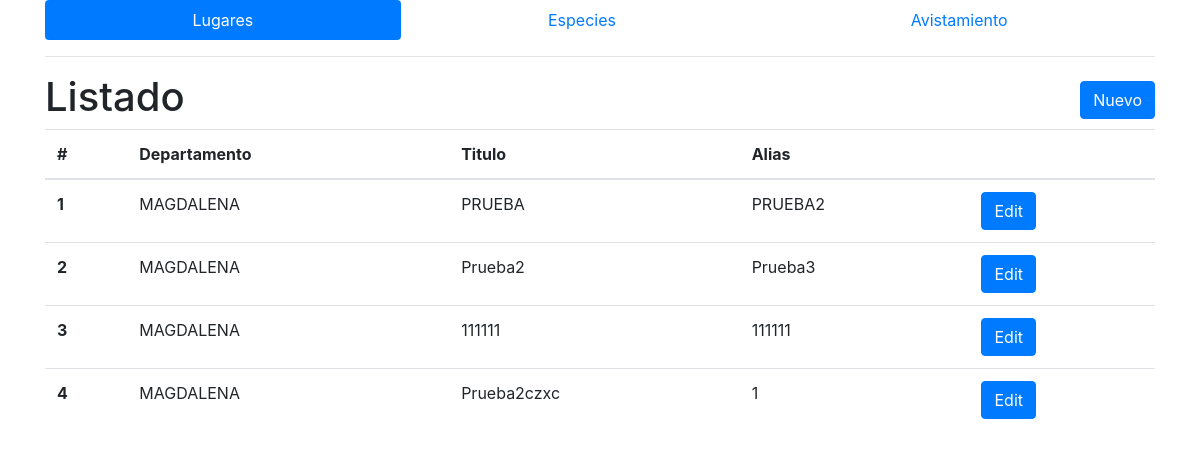
The page / on the database its author committed.
### geo/models.py (models this page shows, shortened)
@python_2_unicode_compatible
class Lugares(models.Model):
    lugarTITULO = models.CharField('Codigo',max_length=250)
    lugarALIAS = models.CharField('Nombre',max_length=250)
    departamentoID = models.ForeignKey(Departamentos, verbose_name='Departamento')
    class Meta:
        verbose_name = 'Lugar'
        verbose_name_plural = 'Lugares'

@python_2_unicode_compatible
class Departamentos(models.Model):
    departamentoCODIGO = models.CharField('Codigo',max_length=250)
    departamentoNOMBRE = models.CharField('Nombre',max_length=250)
    paisID = models.ForeignKey(Paises, verbose_name='Pais')
    def __str__(self):
        return self.departamentoNOMBRE
    class Meta:
        verbose_name = 'Departamento'
        verbose_name_plural = 'Departamentos'

### geo/views.py (the view)
# urls.py: url(r'^$', LugaresList.as_view(), name='LugaresList'),
class LugaresList(ListView):
    model = Lugares
    context_object_name = 'lugares'
    template_name = 'lugares/lugares_list.html'

### template/lugares/lugares_list.html (shortened to what this page needs)
{% extends "index.html" %}
{% load static from staticfiles %}
{% block contect %}
    <hr>
    <h1>Listado
        <div class="float-right">
            <a type="button" class="btn btn-primary" href="{% url 'Lugares:LugaresAdd' %}" >Nuevo</a>
        </div>
    </h1>
    <table class="table">
          <thead>
            <tr>
              <th scope="col">#</th>
              <th scope="col">Departamento</th>
              <th scope="col">Titulo</th>
              <th scope="col">Alias</th>
              <th scope="col"></th>
            </tr>
          </thead>
          <tbody>
            {%for lugar in lugares %}
            <tr>
              <th scope="row">{{ lugar.id }}</th>
              <td>{{ lugar.departamentoID }}</td>
              <td>{{ lugar.lugarTITULO }}</td>
              <td>{{ lugar.lugarALIAS }}</td>
              <th><a type="button" class="btn btn-primary"href="{% url 'Lugares:LugaresEdit' lugar.pk %}" >Edit</a></th>
            </tr>
            {% endfor%}
          </tbody>
        </table>
{% endblock %}

### template/index.html (shortened to what this page needs)
<!DOCTYPE html>
<html lang="es">
    <head>
        {% load static from staticfiles %}
        <link rel="stylesheet" href="https://stackpath.bootstrapcdn.com/bootstrap/4.3.1/css/bootstrap.min.css">
    </head>
    <body>
        <div class="container">
            <header>
                <nav class="nav nav-pills flex-column flex-sm-row">
                  <a class="flex-sm-fill text-sm-center nav-link menu" id="lugares" href="{% url 'Lugares:LugaresList' %}">Lugares</a>
                  <a class="flex-sm-fill text-sm-center nav-link menu" id="especies" href="{% url 'Especies:EspeciesList' %}">Especies</a>
                  <a class="flex-sm-fill text-sm-center nav-link menu" id="avistamientos" href="{% url 'Avistamientos:AvistamientosList' %}">Avistamiento</a>
                </nav>
            </header>
            <div class="wrapper">
                {% block contect %}{% endblock %}
            </div>
        </div>
    </body>
</html>

### rows shown on the page
Lugares: id "1", departamentoID "MAGDALENA", lugarTITULO "PRUEBA", lugarALIAS "PRUEBA2"
Lugares: id "2", departamentoID "MAGDALENA", lugarTITULO "Prueba2", lugarALIAS "Prueba3"
Lugares: id "3", departamentoID "MAGDALENA", lugarTITULO "111111", lugarALIAS "111111"
Lugares: id "4", departamentoID "MAGDALENA", lugarTITULO "Prueba2czxc", lugarALIAS "1"
